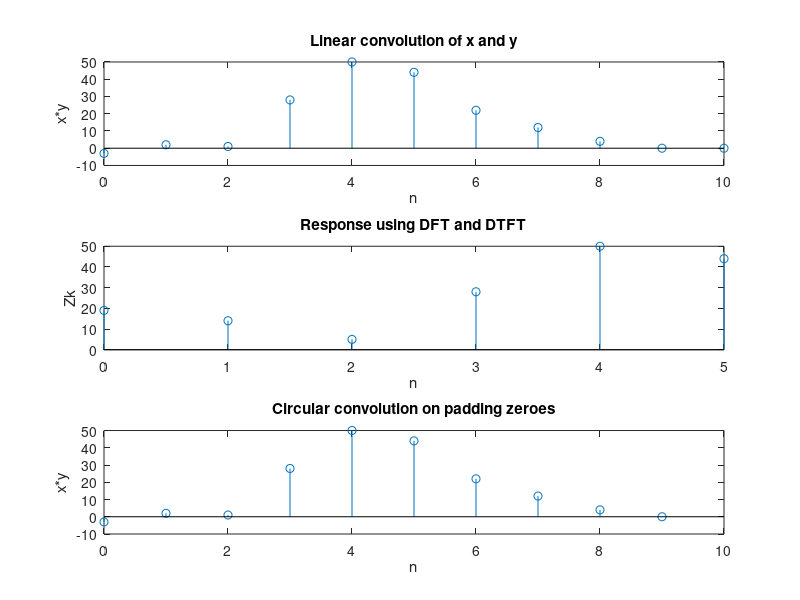

This chart was generated by the following MATLAB code:
%name:Ventrapragada Sai Shravani
%PRN: 17070123120
%EB-3
clc;
clear ;
close all;
%% Part(A)
n=0:1:6;
x=[1 1 1 1];
y=[1 1 1 1];
h1=conv(x,y);
%% Part(B)
c = cconv(x,y,4)
%% Part(C)
n1=0:3;
Xk=fft(x);
Yk=fft(y);
Zk=Xk.*Yk;
Zk=ifft(Zk);
%% Part (D)
n2=0:1:6;
x1=[1 1 1 1 0 0 0];
y1=[1 1 1 1 0 0 0];
c1= cconv(x1,y1,7);

subplot(311)
stem(n,h1)
xlabel('n');
ylabel('x*y');
title('Linear convolution of x and y')

subplot(312)
stem(n1,Zk)
xlabel('n');
ylabel('Zk');
title('Response using DFT and DTFT')

subplot(313)
stem(n2,c1)
xlabel('n');
ylabel('x*y');
title('Circular convolution on padding zeroes');
%% Part(E)
%-------------------------------A---------------------------------
x2=[-3 5 8 6 2 2];
y2=[1 1 4 2 0 0];
n3 = 0:10;
h1=conv(x2,y2);
%-------------------------------B----------------------------------
c2 = cconv(x2,y2,6)
%-------------------------------C----------------------------------
n4=0:5;
Xk=fft(x2);
Yk=fft(y2);
Zk=Xk.*Yk;
Zk=ifft(Zk);
%-------------------------------D------------------------------------
x3 = [-3 5 8 6 2 2 0 0 0];
y3 = [1 1 4 2 0 0 0 0 0];
c3 = cconv(x3,y3,10);
n5 = 0:9;

figure(1);
subplot(311)
stem(n3,h1)
xlabel('n');
ylabel('x*y');
title('Linear convolution of x and y')

subplot(312)
stem(n4,Zk)
xlabel('n');
ylabel('Zk');
title('Response using DFT and DTFT')

subplot(3,1,3)
stem(n5, c3)
xlabel('n');
ylabel('x*y');
title('Circular convolution on padding zeroes')